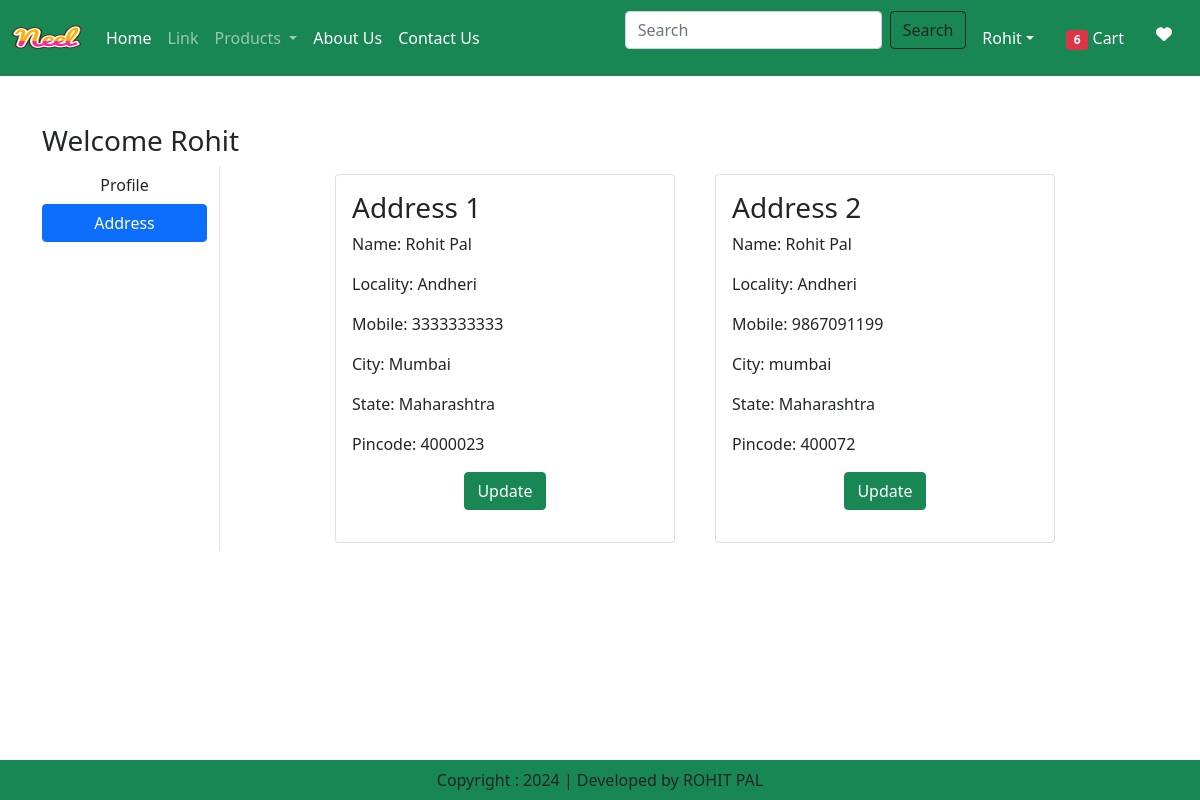
The app's page /address/ (signed in) with its own data.
### milkapp/models.py (models this page shows, shortened)
class Customer(models.Model):
    user = models.ForeignKey(User, on_delete=models.CASCADE)
    name = models.CharField(max_length=200)
    locality = models.CharField(max_length=200)
    city = models.CharField(max_length=50)
    mobile = models.IntegerField(default=0)
    zipcode=models.IntegerField()
    state=models.CharField(choices=STATE_CHOICES, max_length=100)

### milkapp/views.py (the view)
# urls.py: path('address/', views.address ,name="address"),
@login_required
def address(request):
    add = Customer.objects.filter(user=request.user)
    totalitem=0
    wishitem=0
    if request.user.is_authenticated:
        totalitem = len(Cart.objects.filter(user=request.user))
        wishitem = len(Wishlist.objects.filter(user=request.user))
    return render(request, 'milkapp/address.html', locals())

### milkapp/templates/milkapp/address.html (shortened to what this page needs)
{% extends 'milkapp/base.html' %}
{% load static %}
{% block main-content %}
<div class="container my-5">
    <div class="row">
        <h3>Welcome <span class="text-capitalize">{{request.user}}</span></h3>
        <div class="col-sm-2 border-end">
            <ul class="list-unstyled">
                <li class="d-grid"><a href="{% url 'profile' %}" class="btn">Profile</a></li>
                <li class="d-grid"><a href="{% url 'address' %}" class="btn btn-primary">Address</a></li>
            </ul>
        </div>
        <div class="col-sm-8 offset-sm-1">
            <div class="row">
                {% for ad in add %}
                <div class="col-sm-6">
                    <div class="card m-2">
                        <div class="card-body">
                            <h3>Address {{forloop.counter}}</h3>
                            <p>Name: {{ad.name}}</p>
                            <p>Locality: {{ad.locality}}</p>
                            <p>Mobile: {{ad.mobile}}</p>
                            <p>City: {{ad.city}}</p>
                            <p>State: {{ad.state}}</p>
                            <p>Pincode: {{ad.zipcode}}</p>
                            <p class="text-center"><a href="{% url 'updateAddress' pk=ad.id %}" type="button" class="btn btn-success">Update</a></p>
                        </div>
                    </div>
                </div>
                {% endfor %}
            </div>
        </div>
    </div>
</div>
{% endblock main-content %}

### records on screen
Customer: name "Rohit Pal", locality "Andheri", mobile "3333333333", city "Mumbai", state "Maharashtra", zipcode "4000023"
Customer: name "Rohit Pal", locality "Andheri", mobile "9867091199", city "mumbai", state "Maharashtra", zipcode "400072"

### other values on screen
{{ totalitem }} "6"
{{ request.user }} "Rohit"
